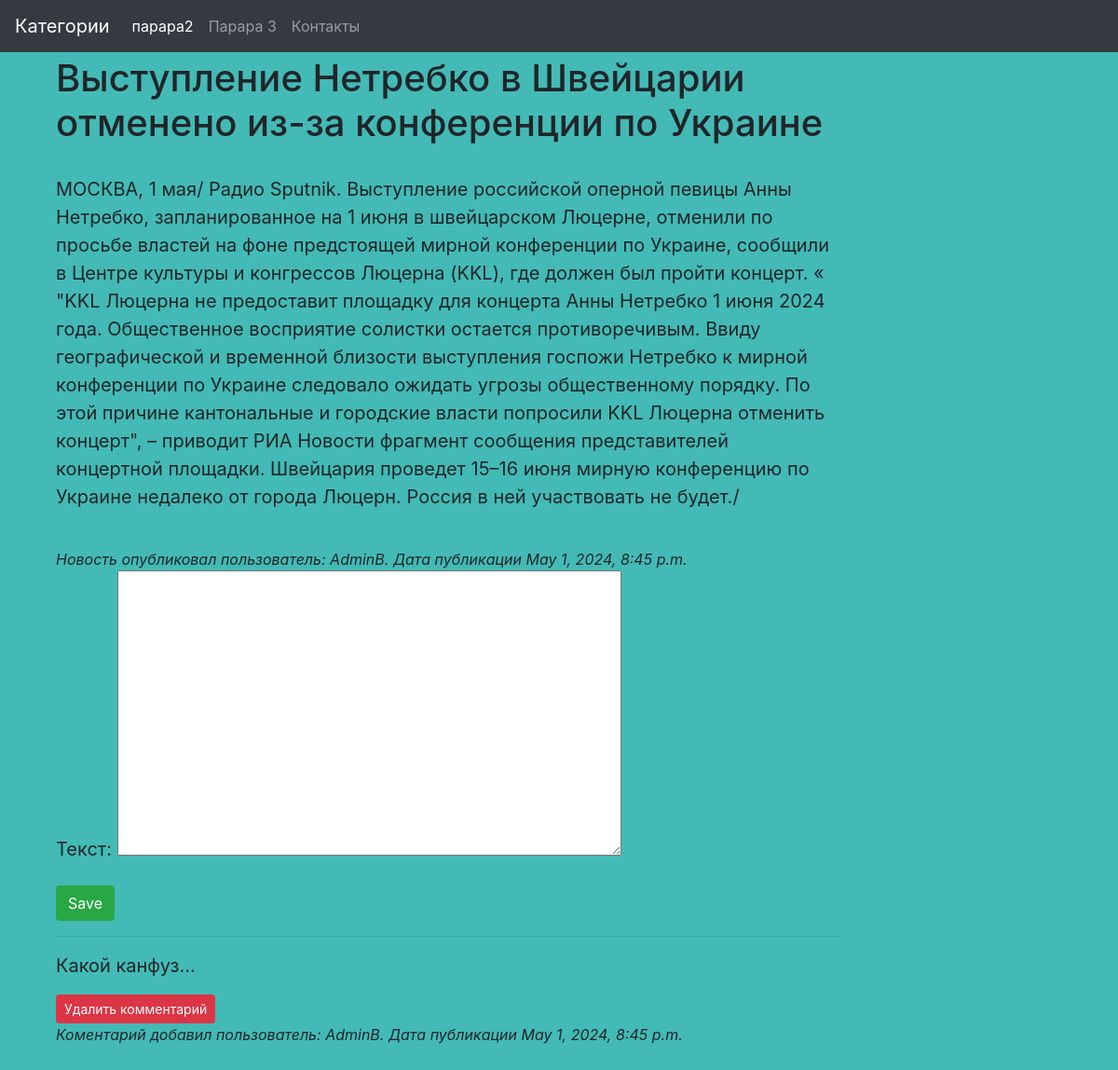
The page /single_post/4 on the database its author committed.
### blog/models.py (models this page shows, shortened)
class Posts(models.Model):
    text = models.TextField(verbose_name="Текст")
    summary = models.CharField(max_length=200, default="")
    title = models.CharField(verbose_name="Заголовок", max_length=255)
    author = models.ForeignKey(User, verbose_name="Автор", on_delete=models.CASCADE, default=User)
    update_date = models.DateTimeField(verbose_name="Дата обновления", auto_now=True)
    published = models.BooleanField(verbose_name="Публикация", default=False)
    category = models.ForeignKey(Category, verbose_name="Категории", on_delete=models.CASCADE)
    image = models.ImageField(verbose_name="Изображения", upload_to='blog/%Y/%m/%d/', height_field=300, width_field=300, null=True, blank=True)
    slug = models.SlugField(verbose_name='Слаг')
    class Meta:
        verbose_name = "Пост/Новость"
        verbose_name_plural = "Посты/Новости"

class Comments(models.Model):
    author = models.ForeignKey(User, verbose_name="Автор", on_delete=models.CASCADE)
    post = models.ForeignKey(Posts, verbose_name="Пост/Новость", on_delete=models.CASCADE)
    text = models.TextField(verbose_name="Текст")
    created_date = models.DateTimeField(verbose_name="Дата добавления коментария", auto_now_add=True)
    class Meta:
         verbose_name = "Коментарий"
         verbose_name_plural = "Коментарии"

### blog/views.py (the view)
# urls.py: path('single_post/<int:post_id>',views.show_single_post, name='show_single_post'),
def show_single_post(request, post_id):
    single_post = Posts.objects.get(pk=post_id)
    comments = Comments.objects.filter(post__id=post_id)
    if request.method == "POST":
        form = CommentForm(request.POST)
        if form.is_valid():
            post = form.save(commit=False)
            post.post = single_post
            post.author = request.user
            post.save()
        return redirect('blog:show_single_post', post_id=post_id)
    else:
        form = CommentForm
    content = {
        "form": form,
        "single_post": single_post,
        "comments": comments,
    }
    return render(request, "blog/single_post.html", content)

### blog/templates/blog/single_post.html (shortened to what this page needs)
{% extends "base.html" %}
{% block content %}
    <div>
        <h1>{{single_post.title}}</h1>
        <br>
        <div>
            <p>{{single_post.text}}/<p>
        </div>
        <br>
        <a><i> Новость опубликовал пользователь: {{single_post.author}}. Дата публикации {{single_post.update_date}}  </i></a>
    </div>
    <div>
        <form method="POST" class="post-form">
            {{ form.as_p }}
            <button type="submit" class="btn btn-success ">Save</button>
        </form>
    </div>
    <div>
        {% for comment in comments %}
        <hr>
        <td>
            <p> {{comment.text}} </p>
            <button class="btn btn-danger custom-btn btn-sm" onclick= "location.href='{% url 'blog:del_comment' comment.id %}'">Удалить комментарий</button></td>
            <br>
            <a><i> Коментарий добавил пользователь: {{comment.author}}. Дата публикации {{comment.created_date}}  </i></a>
        {% endfor %}
    </div>
{% endblock content %}

### static/blog/main.css (style rules this page uses)
body { background: rgba(33, 174, 169, 0.844); max-width: 80%; word-wrap: break-word; padding: 5%; }
a { color: rgb(53, 67, 108); }
p { font-size: 20px; }

### rows shown on the page
Posts: title "Выступление Нетребко в Швейцарии отменено из-за конференции по Украине", text "МОСКВА, 1 мая/ Радио Sputnik. Выступление российской оперной певицы Анны Нетребко, запланированное на 1 июня в швейцарском Люцерне, отменили по просьбе властей на фоне предстоящей мирной конференции по Украине, сообщили в Центре культуры и конгрессов Люцерна (KKL), где должен был пройти концерт. « \"KKL Люцерна не предоставит площадку для концерта Анны Нетребко 1 июня 2024 года. Общественное восприятие солистки остается противоречивым. Ввиду географической и временной близости выступления госпожи Нетребко к мирной конференции по Украине следовало ожидать угрозы общественному порядку. По этой причине кантональные и городские власти попросили KKL Люцерна отменить концерт\", – приводит РИА…", author "AdminB", update_date "May 1, 2024, 8:45 p.m."
Comments: text "Какой канфуз...", author "AdminB", created_date "May 1, 2024, 8:45 p.m."
